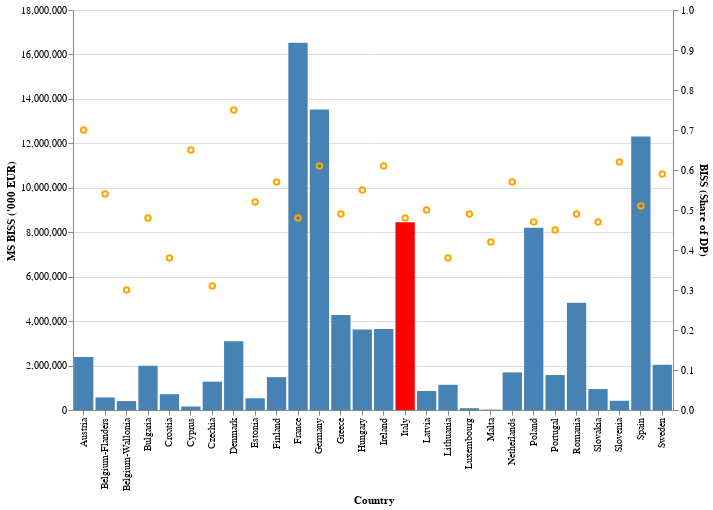

Notebook source saved alongside this figure:
### Code cell
bar_chart = alt.Chart(biss_allocation).mark_bar().encode(
  x=alt.X("Country:N", title="Country"),  # Ensure consistent x-axis encoding
  y=alt.Y("MS BISS:Q", title="MS BISS ('000 EUR)"),
  color=alt.condition(
    alt.datum.Country == 'Italy',
    alt.value('red'),  # Highlight Italy in red
    alt.value('steelblue')  # Other countries in steelblue
  ),
  tooltip=[alt.Tooltip("Country:N"),
          alt.Tooltip("MS BISS €:Q")]  # Tooltip for bar chart
).properties(
  width=600,
  height=400
)

# Interactive line chart with points and scaled y-axis
line_chart = alt.Chart(biss_allocation).encode(
  x=alt.X("Country:N", title='Country'),  # Ensure consistent x-axis encoding
  y=alt.Y('BISS_Share_Numeric:Q', title='BISS (Share of DP)',
          scale=alt.Scale(domain=[0, 1])), 
).mark_line(color='pink', strokeWidth=30, opacity=1).mark_point(color="orange", opacity=1)  

# Combine charts with independent y-axes and interactivity
combined_chart = alt.layer(bar_chart, line_chart).resolve_scale(y='independent')

combined_chart

### Figure 1 — Vega-Lite specification as saved in the notebook (floating-point values rounded to 4 significant figures)
{"config": {"view": {"continuousWidth": 300, "continuousHeight": 300}}, "layer": [{"mark": {"type": "bar"}, "encoding": {"color": {"condition": {"test": "(datum.Country === 'Italy')", "value": "red"}, "value": "steelblue"}, "tooltip": [{"field": "Country", "type": "nominal"}, {"field": "MS BISS €", "type": "quantitative"}], "x": {"field": "Country", "title": "Country", "type": "nominal"}, "y": {"field": "MS BISS", "title": "MS BISS ('000 EUR)", "type": "quantitative"}}}, {"mark": {"type": "point", "color": "orange", "opacity": 1}, "encoding": {"x": {"field": "Country", "title": "Country", "type": "nominal"}, "y": {"field": "BISS_Share_Numeric", "scale": {"domain": [0, 1]}, "title": "BISS (Share of DP)", "type": "quantitative"}}}], "data": {"name": "data-11dcff4b5b448d762866ce0aa936c5d9"}, "height": 400, "resolve": {"scale": {"y": "independent"}}, "width": 600, "$schema": "https://vega.github.io/schema/vega-lite/v5.8.0.json", "datasets": {"data-11dcff4b5b448d762866ce0aa936c5d9": [{"Country": "Belgium-Wallonia", "MS BISS": 402425, "BISS (share of DP)": "30%", "average BISS/ha": 143, "BISS_Share_Numeric": 0.3}, {"Country": "Belgium-Flanders", "MS BISS": 564622, "BISS (share of DP)": "54%", "average BISS/ha": 143, "BISS_Share_Numeric": 0.54}, {"Country": "Bulgaria", "MS BISS": 1991340, "BISS (share of DP)": "48%", "average BISS/ha": 101, "BISS_Share_Numeric": 0.48}, {"Country": "Czechia", "MS BISS": 1274906, "BISS (share of DP)": "31%", "average BISS/ha": 67, "BISS_Share_Numeric": 0.31}, {"Country": "Denmark", "MS BISS": 3096130, "BISS (share of DP)": "75%", "average BISS/ha": 227, "BISS_Share_Numeric": 0.75}, {"Country": "Germany", "MS BISS": 13517917, "BISS (share of DP)": "61%", "average BISS/ha": 147, "BISS_Share_Numeric": 0.61}, {"Country": "Estonia", "MS BISS": 526952, "BISS (share of DP)": "52%", "average BISS/ha": 110, "BISS_Share_Numeric": 0.52}, {"Country": "Ireland", "MS BISS": 3642474, "BISS (share of DP)": "61%", "average BISS/ha": 165, "BISS_Share_Numeric": 0.61}, {"Country": "Greece", "MS BISS": 4274575, "BISS (share of DP)": "49%", "average BISS/ha": 214, "BISS_Share_Numeric": 0.49}, {"Country": "Spain", "MS BISS": 12305844, "BISS (share of DP)": "51%", "average BISS/ha": 128, "BISS_Share_Numeric": 0.51}, {"Country": "France", "MS BISS": 16524522, "BISS (share of DP)": "48%", "average BISS/ha": 130, "BISS_Share_Numeric": 0.48}, {"Country": "Croatia", "MS BISS": 712063, "BISS (share of DP)": "38%", "average BISS/ha": 130, "BISS_Share_Numeric": 0.38}, {"Country": "Italy", "MS BISS": 8451602, "BISS (share of DP)": "48%", "average BISS/ha": 167, "BISS_Share_Numeric": 0.48}, {"Country": "Cyprus", "MS BISS": 155219, "BISS (share of DP)": "65%", "average BISS/ha": 233, "BISS_Share_Numeric": 0.65}, {"Country": "Latvia", "MS BISS": 853280, "BISS (share of DP)": "50%", "average BISS/ha": 90, "BISS_Share_Numeric": 0.5}, {"Country": "Lithuania", "MS BISS": 1135097, "BISS (share of DP)": "38%", "average BISS/ha": 82, "BISS_Share_Numeric": 0.38}, {"Country": "Luxembourg", "MS BISS": 80297, "BISS (share of DP)": "49%", "average BISS/ha": 132, "BISS_Share_Numeric": 0.49}, {"Country": "Hungary", "MS BISS": 3618150, "BISS (share of DP)": "55%", "average BISS/ha": 147, "BISS_Share_Numeric": 0.55}, {"Country": "Malta", "MS BISS": 18154, "BISS (share of DP)": "42%", "average BISS/ha": 638, "BISS_Share_Numeric": 0.42}, {"Country": "Netherlands", "MS BISS": 1692610, "BISS (share of DP)": "57%", "average BISS/ha": 180, "BISS_Share_Numeric": 0.57}, {"Country": "Austria", "MS BISS": 2387972, "BISS (share of DP)": "70%", "average BISS/ha": 189, "BISS_Share_Numeric": 0.7}, {"Country": "Poland", "MS BISS": 8204635, "BISS (share of DP)": "47%", "average BISS/ha": 120, "BISS_Share_Numeric": 0.47}, {"Country": "Portugal", "MS BISS": 1572757, "BISS (share of DP)": "45%", "average BISS/ha": 81, "BISS_Share_Numeric": 0.45}, {"Country": "Romania", "MS BISS": 4822415, "BISS (share of DP)": "49%", "average BISS/ha": 101, "BISS_Share_Numeric": 0.49}, {"Country": "Slovenia", "MS BISS": 414451, "BISS (share of DP)": "62%", "average BISS/ha": 184, "BISS_Share_Numeric": 0.62}, {"Country": "Slovakia", "MS BISS": 943344, "BISS (share of DP)": "47%", "average BISS/ha": 104, "BISS_Share_Numeric": 0.47}, {"Country": "Finland", "MS BISS": 1478197, "BISS (share of DP)": "57%", "average BISS/ha": 130, "BISS_Share_Numeric": 0.57}, {"Country": "Sweden", "MS BISS": 2035534, "BISS (share of DP)": "59%", "average BISS/ha": 138, "BISS_Share_Numeric": 0.59}]}}
